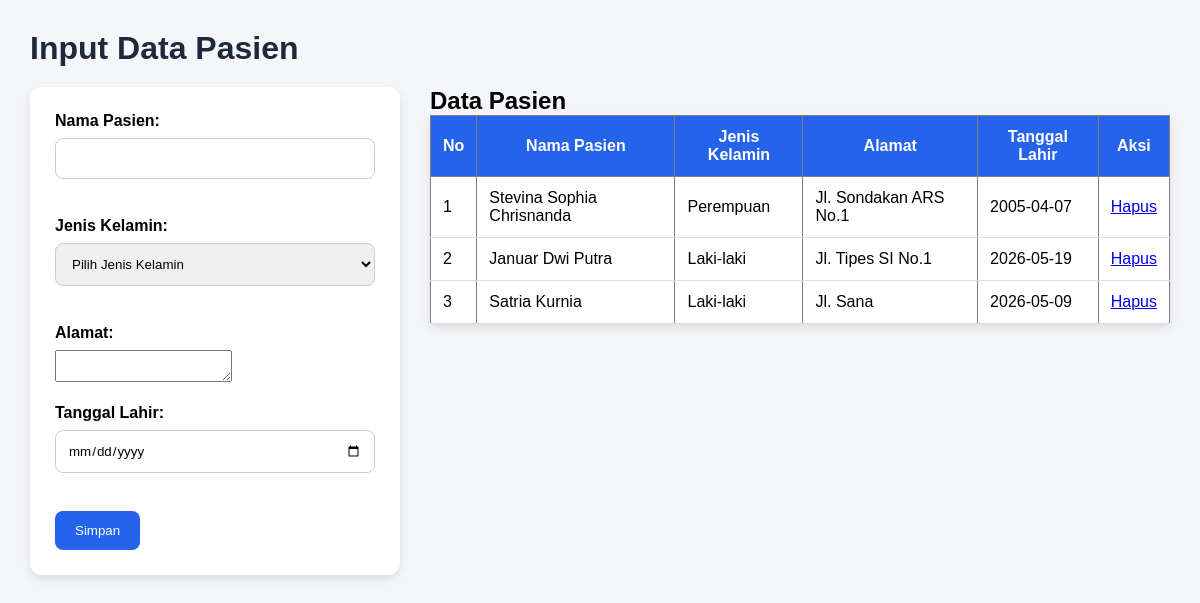
Screenshot of /input_pasien.php with the database file from the repository.
### tables this page shows
CREATE TABLE IF NOT EXISTS `pasien` (
  `id_pasien` int NOT NULL AUTO_INCREMENT,
  `nama_pasien` varchar(100) DEFAULT NULL,
  `jenis_kelamin` enum('Laki-laki','Perempuan') DEFAULT NULL,
  `alamat_pasien` varchar(200) DEFAULT NULL,
  `tgl_lahir` date DEFAULT NULL,
  PRIMARY KEY (`id_pasien`)
);

### input_pasien.php (the view, shortened to what this page needs)
<!DOCTYPE html>
<html lang="en">
<head>
    <link rel="stylesheet" href="style.css">
</head>
<body>
    <div class="content">
        <h1>Input Data Pasien</h1>
        <div class="flex-box">
            <div class="form-box">
                <form action="simpan_pasien.php" method="POST">
                    <label for="nama_pasien">Nama Pasien:</label>
                    <input type="text" id="nama_pasien" name="nama_pasien" required><br><br>
                    <label for="jenis_kelamin">Jenis Kelamin:</label>
                    <select id="jenis_kelamin" name="jenis_kelamin" required>
                        <option value="">Pilih Jenis Kelamin</option>
                    </select><br><br>
                    <label for="alamat">Alamat:</label>
                    <textarea id="alamat" name="alamat" required></textarea><br><br>
                    <label for="tgl_lahir">Tanggal Lahir:</label>
                    <input type="date" id="tgl_lahir" name="tgl_lahir" required><br><br>
                    <input type="submit" value="Simpan">
                </form>
            </div>
            <div class="table-box">
                <h2>Data Pasien</h2>
                <table border="1">
                    <tr>
                        <th>No</th>
                        <th>Nama Pasien</th>
                        <th>Jenis Kelamin</th>
                        <th>Alamat</th>
                        <th>Tanggal Lahir</th>
                        <th>Aksi</th>
                    </tr>
                    <?php
                    $conn = new mysqli("localhost", "root", "", "data_rs");
                    $sql = "SELECT * FROM pasien";
                    $result = $conn->query($sql);
                    if ($result->num_rows > 0) {
                        $no = 1;
                        while($row = $result->fetch_assoc()) {
                            echo "<tr>";
                            echo "<td>" . $no++ . "</td>";
                            echo "<td>" . $row["nama_pasien"] . "</td>";
                            echo "<td>" . $row["jenis_kelamin"] . "</td>";
                            echo "<td>" . $row["alamat_pasien"] . "</td>";
                            echo "<td>" . $row["tgl_lahir"] . "</td>";
                            echo "<td> <a class='btn-hapus' href='hapus_pasien.php?id=".$row['id_pasien']."' onclick='return confirm(\"Yakin hapus?\")'> Hapus </a> </td>";
                            echo "</tr>";
                        }
                    } else {
                        echo "<tr><td colspan='6'>Tidak ada data pasien</td></tr>";
                    }
                    ?>
                </table>
            </div>
        </div>
    </div>
</body>
</html>

### style.css (style rules this page uses)
* { margin:0; padding:0; box-sizing:border-box; font-family:Arial, Helvetica, sans-serif; }
body { background:#f4f6f9; }
.content { flex:1; padding:30px; }
.content h1 { margin-bottom:20px; color:#1e293b; }
form { background:white; padding:25px; border-radius:12px; box-shadow:0 4px 10px rgba(0,0,0,0.1); max-width:600px; }
label { font-weight:bold; display:block; margin-bottom:8px; }
input[type="text"], input[type="date"], select { width:100%; padding:12px; margin-bottom:20px; border:1px solid #ccc; border-radius:8px; }
input[type="submit"] { background:#2563eb; color:white; border:none; padding:12px 20px; border-radius:8px; cursor:pointer; }
table { width:100%; border-collapse:collapse; background:white; box-shadow:0 4px 10px rgba(0,0,0,0.1); }
table th { background:#2563eb; color:white; padding:12px; }
table td { padding:12px; border-bottom:1px solid #ddd; }
.flex-box { display:flex; gap:30px; align-items:flex-start; }
.form-box { flex:1; }
.table-box { flex:2; }

### rows the page displays
pasien: nama_pasien "Stevina Sophia Chrisnanda", jenis_kelamin "Perempuan", alamat_pasien "Jl. Sondakan ARS No.1", tgl_lahir "2005-04-07"
pasien: nama_pasien "Januar Dwi Putra", jenis_kelamin "Laki-laki", alamat_pasien "Jl. Tipes SI No.1", tgl_lahir "2026-05-19"
pasien: nama_pasien "Satria Kurnia", jenis_kelamin "Laki-laki", alamat_pasien "Jl. Sana", tgl_lahir "2026-05-09"
